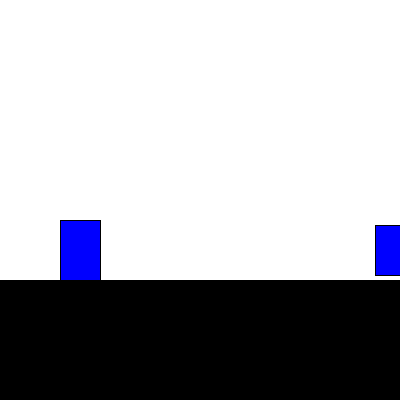
Frame 1 (no input)
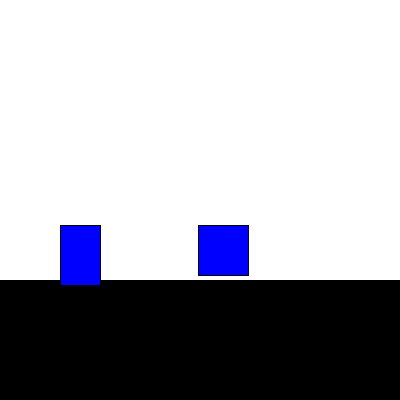
Frame 60 (the mouse pressed at the canvas centre just before this capture)
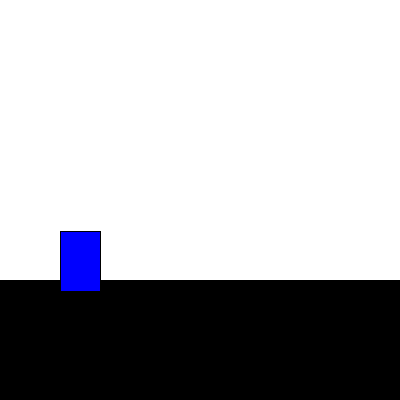
Frame 120 (the mouse held since frame 60 and released just before this capture)

The Processing sketch that drew these frames (run headless with seeded random() and noise(); from frame 60 on, the mouse is pressed at the canvas centre):

// Processing sketch: Assignment_4
// ── Assignment_4.pde
Player player;
Obstical obstical;


void setup(){
  size(400,400);
  rectMode(CENTER);
  player = new Player(80,250);
  obstical = new  Obstical(400);
  
  
}
void draw(){
 background(255);
 
 fill(0);
 
 rect(200,340,400,120);
 player.display();
 player.printStuff();
 //player.gravity();
 
 if(player.position.y > 250){
     player.position.y = 250;
     player.velocity.y = 0; 
 }
 
 if(keyPressed){
   player.move();
   
 }else{
   player.gravity();
 }
 
 obstical.display();
 obstical.move();
 
}

void keyPressed(){
 // if(keyPressed){
  //  player.move();
    
  //}
  
  
  
}

// ── Player.pde
class Player{

  PVector velocity;
  PVector position; 
  PVector acceleration;
  PVector jumpAcceleration;
  PVector gravityAcceleration;
  float jumpHeight;
  float gravity = 0.1;
  float jump;
  float ground = 280;
  boolean canJump;
  
  Player(float x, float y){
    jumpHeight = -2.5;
    position = new PVector(x,y);
    velocity = new PVector(0,0);
    acceleration = new PVector(0, 0);
    jumpAcceleration = new PVector(0,jumpHeight);
    gravityAcceleration = new PVector(0, gravity);
    
  }
  
  
  
  void display(){
    rectMode(CENTER);
    fill(0,0,255);
    rect(position.x,position.y,40,60);
    
    
  }
  void move(){
    
    
    if(position.y >= 249){
      if(velocity.y == 0 && acceleration.y == 0 && position.y == 250){
        jump = jumpHeight;
      
      }else{
        jump = 0;
      }
    }
    
    
    
    
    
    
    velocity.add(jumpAcceleration);
    println("hi");
    
    
    
    
  }
    
  void printStuff(){
    //println(position.y);
  }
  
  
  void gravity(){
    
    
    acceleration.add(gravityAcceleration);
    velocity.add(acceleration);
    position.add(velocity);
    
  }


}

// ── obstical.pde
class Obstical{
  PVector position;
  PVector velocity;
  PVector acceleration;
  float speed = -0.1;
  
  Obstical(float x){
    position = new PVector(x, 250);
    velocity = new PVector(0, 0);
    acceleration = new PVector(0, 0);
  }
  
  void display(){
    rect(position.x,position.y, 50,50);
    
    
  }
  
  
  
  
  void move(){
     acceleration = new PVector(speed, 0);
     velocity.add(acceleration);
     position.add(velocity);
    
    
  }
  
  
  
  
  
  
  
  
  
  
}

// ── startScreen.pde
class startScreen{
  
  
  
  
  void display(){
    
    rect(200,200,400,400);
    
    
  }
  
  
  
  
  
  
  
  
  
  
  
  
}
